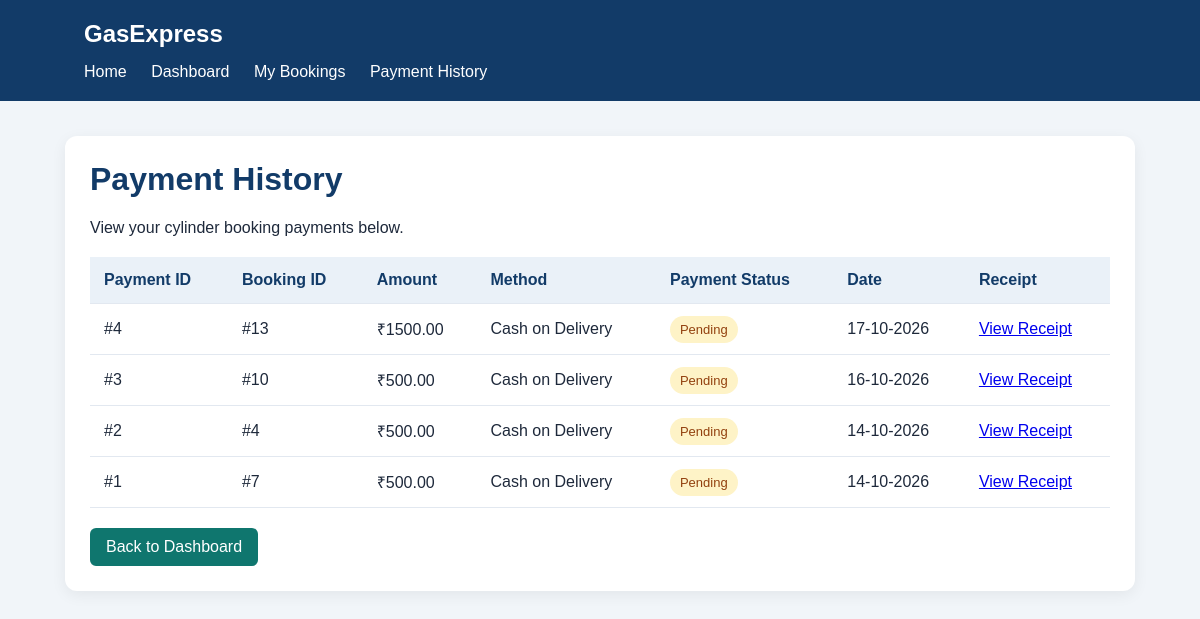
/payment-history/ (signed in), run on the app's committed database.
### delivery/models.py (models this page shows, shortened)
class Payment(models.Model):
    PAYMENT_METHODS = [
        ("COD", "Cash on Delivery"),
        ("UPI", "UPI"),
    ]
    PAYMENT_STATUS = [
        ("Pending", "Pending"),
        ("Paid", "Paid"),
        ("Failed", "Failed"),
    ]
    booking = models.OneToOneField(
        CylinderBooking,
        on_delete=models.CASCADE
    )
    amount = models.DecimalField(
        max_digits=8,
        decimal_places=2,
        default=500
    )
    payment_method = models.CharField(
        max_length=10,
        choices=PAYMENT_METHODS,
        default="COD"
    )
    status = models.CharField(
        max_length=20,
        choices=PAYMENT_STATUS,
        default="Pending"
    )
    transaction_id = models.CharField(
        max_length=100,
        blank=True,
        null=True
    )
    created_at = models.DateTimeField(auto_now_add=True)

class CylinderBooking(models.Model):
    STATUS_CHOICES = [
        ("Pending", "Pending"),
        ("Confirmed", "Confirmed"),
        ("Delivered", "Delivered"),
    ]
    user = models.ForeignKey(
        settings.AUTH_USER_MODEL,
        on_delete=models.SET_NULL,
        null=True,
        blank=True
    )
    delivery_staff = models.ForeignKey(
        "DeliveryStaff",
        on_delete=models.SET_NULL,
        null=True,
        blank=True,
        related_name="bookings"
    )
    customer_name = models.CharField(max_length=100)
    phone = models.CharField(max_length=15)
    address = models.TextField()
    cylinder_type = models.CharField(
        max_length=20,
        default="Domestic"
    )
    quantity = models.PositiveIntegerField(default=1)
    booking_date = models.DateTimeField(auto_now_add=True)
    status = models.CharField(
        max_length=20,
        choices=STATUS_CHOICES,
        default="Pending"
    )

### delivery/views.py (the view)
# urls.py: path("payment-history/", views.payment_history, name="payment_history"),
@login_required(login_url="login")
def payment_history(request):
    payments = Payment.objects.filter(
        booking__user=request.user
    ).select_related(
        "booking"
    ).order_by("-created_at")
    return render(
        request,
        "delivery/payment_history.html",
        {"payments": payments}
    )

### delivery/templates/delivery/payment_history.html (shortened to what this page needs)
<!DOCTYPE html>
<html lang="en">
<head>
</head>
<body>
<header>
    <h2>GasExpress</h2>
    <nav>
        <a href="{% url 'home' %}">Home</a>
        <a href="{% url 'dashboard' %}">Dashboard</a>
        <a href="{% url 'booking_list' %}">My Bookings</a>
        <a href="{% url 'payment_history' %}">Payment History</a>
    </nav>
</header>
<div class="container">
    <div class="card">
        <h1>Payment History</h1>
        <p>View your cylinder booking payments below.</p>
        <table>
            <thead>
                <tr>
                    <th>Payment ID</th>
                    <th>Booking ID</th>
                    <th>Amount</th>
                    <th>Method</th>
                    <th>Payment Status</th>
                    <th>Date</th>
                    <th>Receipt</th>
                </tr>
            </thead>
            <tbody>
                {% for payment in payments %}
                <tr>
                    <td>#{{ payment.id }}</td>
                    <td>#{{ payment.booking.id }}</td>
                    <td>₹{{ payment.amount }}</td>
                    <td>{{ payment.get_payment_method_display }}</td>
                    <td><span class="status">{{ payment.status }}</span></td>
                    <td>{{ payment.created_at|date:"d-m-Y" }}</td>
                    <td>
    <a href="{% url 'payment_receipt' payment.id %}">View Receipt</a>
</td>
                </tr>
                {% empty %}
                <tr>
                    <td colspan="6" class="empty">
                        No payment history available yet.
                    </td>
                </tr>
                {% endfor %}
            </tbody>
        </table>
        <a href="{% url 'dashboard' %}" class="back-btn">Back to Dashboard</a>
    </div>
</div>
</body>
</html>

### delivery/templates/delivery/payment_history.html (style rules this page uses)
* { box-sizing: border-box; }
body { font-family: Arial, sans-serif; background: #f1f5f9; margin: 0; color: #1e293b; }
header { background: #123b68; color: white; padding: 20px 7%; }
header h2 { margin: 0; }
nav { margin-top: 15px; }
nav a { color: white; text-decoration: none; margin-right: 20px; }
.container { max-width: 1100px; margin: 35px auto; padding: 0 15px; }
.card { background: white; padding: 25px; border-radius: 12px; box-shadow: 0 4px 15px #00000010; overflow-x: auto; }
h1 { color: #123b68; margin-top: 0; }
table { width: 100%; border-collapse: collapse; margin-top: 20px; min-width: 650px; }
th, td { padding: 14px; text-align: left; border-bottom: 1px solid #e2e8f0; }
th { background: #eaf1f8; color: #123b68; }
.status { background: #fef3c7; color: #92400e; padding: 6px 10px; border-radius: 20px; font-size: 13px; }
.back-btn { display: inline-block; background: #0f766e; color: white; text-decoration: none; padding: 10px 16px; border-radius: 6px; margin-top: 20px; }

### data on the page
Payment: id "4", booking.id "13", amount "1500.00", payment_method "Cash on Delivery", status "Pending", created_at "17-10-2026"
Payment: id "3", booking.id "10", amount "500.00", payment_method "Cash on Delivery", status "Pending", created_at "16-10-2026"
Payment: id "2", booking.id "4", amount "500.00", payment_method "Cash on Delivery", status "Pending", created_at "14-10-2026"
Payment: id "1", booking.id "7", amount "500.00", payment_method "Cash on Delivery", status "Pending", created_at "14-10-2026"
